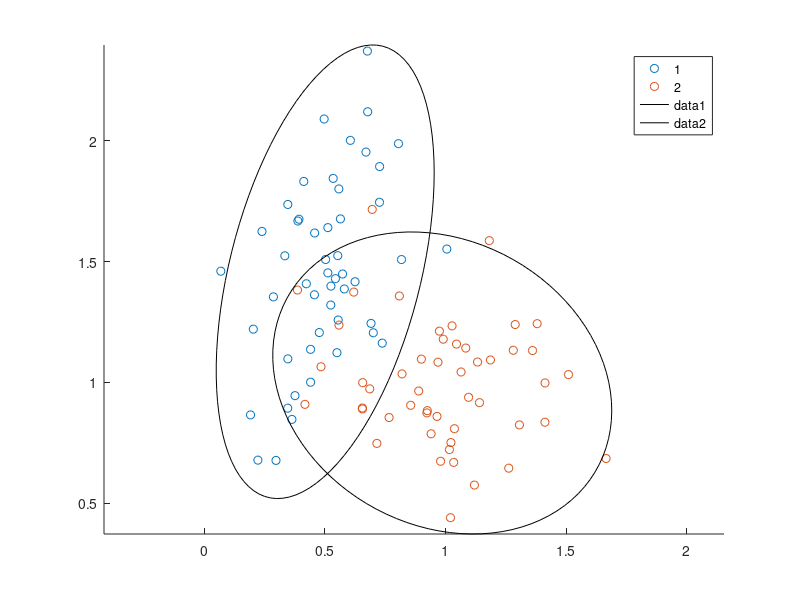

MATLAB code to generate this figure:
% Example code for calculating / plotting covariance ellipse
% http://stackoverflow.com/questions/3417028/ellipse-around-the-data-in-matlab

close all

%# generate data
num = 50;
X = [ mvnrnd([0.5 1.5], [0.025 0.03 ; 0.03 0.16], num) ; ...
      mvnrnd([1 1], [0.09 -0.01 ; -0.01 0.08], num)   ];
G = [1*ones(num,1) ; 2*ones(num,1)];

gscatter(X(:,1), X(:,2), G)
axis equal, hold on

for k=1:2
    %# indices of points in this group
    idx = ( G == k );

    %# substract mean
    Mu = mean( X(idx,:) );
    X0 = bsxfun(@minus, X(idx,:), Mu);

    %# eigen decomposition [sorted by eigen values]
    STD = 2;                     %# 2 standard deviations
    conf = 2*normcdf(STD)-1;     %# covers around 95% of population
    scale = chi2inv(conf,2);     %# inverse chi-squared with dof=#dimensions

    Cov = cov(X0) * scale;
    [V D] = eig(Cov);
    [D order] = sort(diag(D), 'descend');
    D = diag(D);
    V = V(:, order);

    t = linspace(0,2*pi,100);
    e = [cos(t) ; sin(t)];        %# unit circle
    VV = V*sqrt(D);               %# scale eigenvectors
    e = bsxfun(@plus, VV*e, Mu'); %#' project circle back to orig space

    %# plot cov and major/minor axes
    plot(e(1,:), e(2,:), 'Color','k');
    %#quiver(Mu(1),Mu(2), VV(1,1),VV(2,1), 'Color','k')
    %#quiver(Mu(1),Mu(2), VV(1,2),VV(2,2), 'Color','k')
end